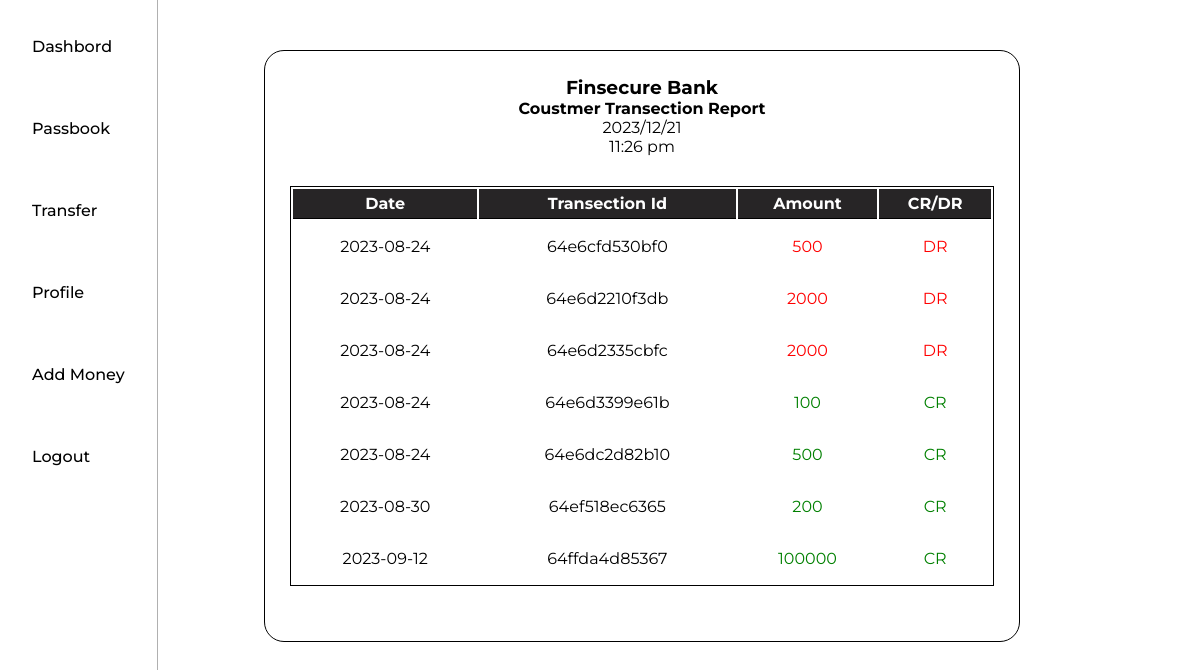
The app's page /code/dashbord/passbook.php (signed in) with its own data.
### tables this page shows
CREATE TABLE `transactions` (
  `transection_id` varchar(50) NOT NULL,
  `date` date NOT NULL DEFAULT current_timestamp(),
  `from_ac` bigint(11) NOT NULL,
  `to_ac` bigint(11) NOT NULL,
  `amount` bigint(11) NOT NULL
);

### code/dashbord/passbook.php (the view, shortened to what this page needs)
<?php
include("header.php");
include("conn.php");
$uname = $_SESSION['username'];
$ac = $uname['account_no'];
$sql = "Select * from transactions WHERE `from_ac` = '$ac' OR `to_ac` = '$ac'";
$result = mysqli_query($con, $sql);
$count = mysqli_num_rows($result);
?>
<main>
    <?php include("sidebar.php")?>
    <div class="content-page">
    <div class="transction-stat" style="text-align:center; margin-left:10%">
        <h3>Finsecure Bank</h3>
        <h4>Coustmer Transection Report</h4>
        <div class="timestamp">
            <?php date_default_timezone_set("Asia/Kolkata"); echo date("Y/m/d")."<br>". date("h:i a");?>
        </div>
        <?php
        if($count != 0){
          echo "
          <div class='transaction-table'>
          <table style='width:100%;'>
          <tr>
          <th>Date</th>
          <th>Transection Id </th>
              <th>Amount</th>
              <th>CR/DR</th>
          </tr>";
          while($row=mysqli_fetch_row($result)) {
            if($uname['account_no'] == $row[2])
            {
              $type = "DR";
            }
            else{
              $type = "CR";
            }
            if($type == 'DR')
            {
              $color = 'red';
            }
            else{
              $color = 'green';
            }
              echo "
          <tr>
                <td>$row[1]</td>
              <td>$row[0]</td>
              <td style='color:$color'>$row[4]</td>
              <td style='color:$color'>$type</td>
          </tr>
          ";
          }
        echo " </table>
          </div>
          ";
        }
        else{
          echo " <h4>No Transection Found!</h4>";
        }
        ?>
       </div>
    </div>
</main>

### code/dashbord/header.php (shortened to what this page needs)
<head>
<link rel="stylesheet" type="text/css" href="dashbord.css">
<link rel="stylesheet" href="css/jquery.mCustomScrollbar.min.css">
<link rel="stylesheet" href="https://netdna.bootstrapcdn.com/font-awesome/4.0.3/css/font-awesome.css">
</head>

### code/dashbord/sidebar.php (shortened to what this page needs)
<div id="mysidebar" class="sidebar">
    <ul class="sidebar-navlink ">
      <li >
        <a href="./">
          <span>Dashbord</span>
        </a>
      </li>
      <li>
        <a href="./passbook.php">
          <span>Passbook</span>
        </a>
      </li>
      <li>
        <a href="./transfer_money.php">
          <span>Transfer</span>
        </a>
      </li>
      <li>
        <a href="./profile.php">
          <span>Profile</span>
        </a>
      </li>
      <li>
        <a href="./add_money.php">
          <span>Add Money</span>
        </a>
      </li>
      <li>
        <a href="logout.php">
          <span>Logout</span>
        </a>
      </li>
    </ul>
  </div>

### code/dashbord/dashbord.css (style rules this page uses)
* { margin: 0px; padding: 0px; box-sizing: border-box; }
main { display: flex; }
.sidebar { max-width: 300px; height: 100%; background-color: var(--white); border-right: 1px solid var(--gray); overflow: auto; position: fixed; z-index: 1; transition: max-width 0.5s; }
.content-page { height: 100%; width: 70%; margin: 20px auto; }
.sidebar-navlink { padding: 26px; }
ul { list-style: none; padding-top: 100px; }
a { text-decoration: none; border: 1px solid var(--white); }
ul li:not(:last-child) { padding-bottom: 40px; }
ul li a { padding: 5px ; color: var(--black); font-weight: 500; line-height: 30px; transition: all 0.3s ease; display: block; white-space: nowrap; }
ul li a span { white-space: nowrap; }
.transction-stat { margin: 30px 0; border: 1px solid black; border-radius: 20px; padding: 3%; }
table { border: 1px solid black; text-align:center; margin: 30px 0; }
th { height: 30px; border-bottom: 1px solid black; background: #272526; color: #fefefe; }
td { height: 50px; }

### records on screen
transactions: date "2023-08-24", transection_id "64e6cfd530bf0", amount "500", from_ac "DR"
transactions: date "2023-08-24", transection_id "64e6d2210f3db", amount "2000", from_ac "DR"
transactions: date "2023-08-24", transection_id "64e6d2335cbfc", amount "2000", from_ac "DR"
transactions: date "2023-08-24", transection_id "64e6d3399e61b", amount "100", from_ac "CR"
transactions: date "2023-08-24", transection_id "64e6dc2d82b10", amount "500", from_ac "CR"
transactions: date "2023-08-30", transection_id "64ef518ec6365", amount "200", from_ac "CR"
transactions: date "2023-09-12", transection_id "64ffda4d85367", amount "100000", from_ac "CR"
